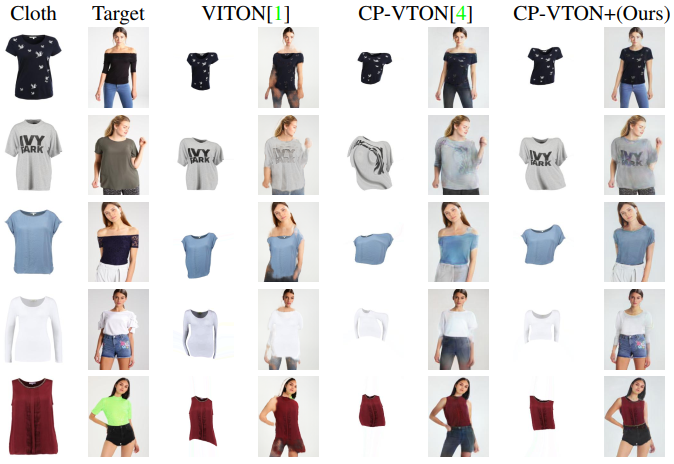
#> input picture teaser.png, 674 x 464 px, given as the content of the folder data/test/image, which was not available
$ python body_binary_masking.py
#> lines starting #> are read from the running program, lines starting #| are printed output that depends on the picture; after the words box and inside, x2 and y2 are one past the last pixel; in counts of white or black regions, pixels touching at a corner belong together; pictures that were not available may be replaced by others from this repository, and a replacement may not be noted
"""
Make updated body shape from updated segmentation
"""

import os
import numpy as np
import cv2
from PIL import Image
import sys


(cv_major, _, _) = cv2.__version__.split(".")
if cv_major != '4' and cv_major != '3':
    print('doesnot support opencv version')
    sys.exit()


# @TODO this is too simple and pixel based algorithm
def body_detection(image, seg_mask):
    # binary thresholding by blue ?
    hsv = cv2.cvtColor(image, cv2.COLOR_BGR2HSV)
    lower_blue = np.array([0, 0, 120])
    upper_blue = np.array([180, 38, 255])
    mask = cv2.inRange(hsv, lower_blue, upper_blue)
    result = cv2.bitwise_and(image, image, mask=mask)

    # binary threshold by green ?
    b, g, r = cv2.split(result)
    filter = g.copy()
    ret, mask = cv2.threshold(filter, 10, 255, 1)

    # at least original segmentation is FG
    mask[seg_mask] = 1

    return mask


def make_body_mask(data_dir, seg_dir, image_name, mask_name, save_dir=None):
    print(image_name)

    # define paths
    img_pth = os.path.join(data_dir, image_name)
    seg_pth = os.path.join(seg_dir, mask_name)

    mask_path = None
    if save_dir is not None:
        mask_path = os.path.join(save_dir, mask_name)

    # Load images
    img = cv2.imread(img_pth)
    # segm = Image.open(seg_pth)
    # the png file should be 1-ch but it is 3 ch ^^;
    gray = cv2.imread(seg_pth, cv2.IMREAD_GRAYSCALE)
    _, seg_mask = cv2.threshold(gray, 1, 255, cv2.THRESH_BINARY)

    body_mask = body_detection(img, seg_mask)
    body_mask = body_mask + seg_mask
    body_mask[seg_mask] = 1
    cv2.imwrite(mask_path, body_mask)


def main():
    # define paths

    # root_dir = "data/viton_resize"
    root_dir = "data/"
    mask_folder = "image-mask"
    seg_folder = "image-parse-new"

    # data_mode = "train"
    data_mode = "test"
    image_folder = "image"

    image_dir = os.path.join(os.path.join(root_dir, data_mode), image_folder)
    seg_dir = os.path.join(os.path.join(root_dir, data_mode), seg_folder)

    image_list = sorted(os.listdir(image_dir))
    seg_list = sorted(os.listdir(seg_dir))

    mask_dir = os.path.join(os.path.join(root_dir, data_mode), mask_folder)
    if not os.path.exists(mask_dir):
        os.makedirs(mask_dir)

    for each in zip(image_list, seg_list):
        make_body_mask(image_dir, seg_dir, each[0], each[1], mask_dir)
#> in make_body_mask, img is the input picture: shape (464, 674, 3); mean B, G, R 219.6, 219.5, 222
#> in make_body_mask, `gray = cv2.imread(seg_pth, cv2.IMREAD_GRAYSCALE)`:
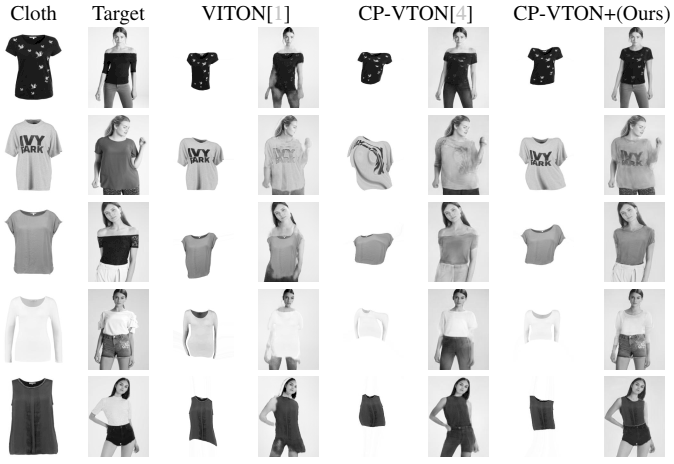
#> gray: shape (464, 674); min 0, max 255, mean 220.7
#> in make_body_mask, `_, seg_mask = cv2.threshold(gray, 1, 255, cv2.THRESH_BINARY)`:
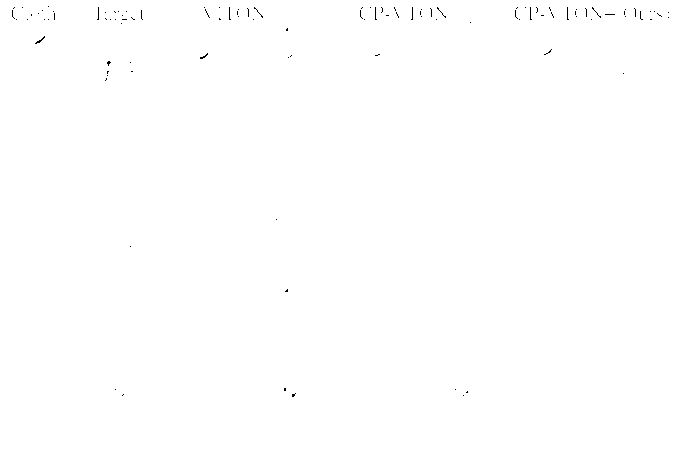
#> seg_mask: shape (464, 674); 99.9% white; black in thin lines or dots, all inside (x1, y1, x2, y2) = (12, 6, 669, 397)
#> in body_detection, `hsv = cv2.cvtColor(image, cv2.COLOR_BGR2HSV)`: hsv: shape (464, 674, 3); mean H, S, V 33.4, 17.8, 225.8
#> in body_detection, `mask = cv2.inRange(hsv, lower_blue, upper_blue)`:
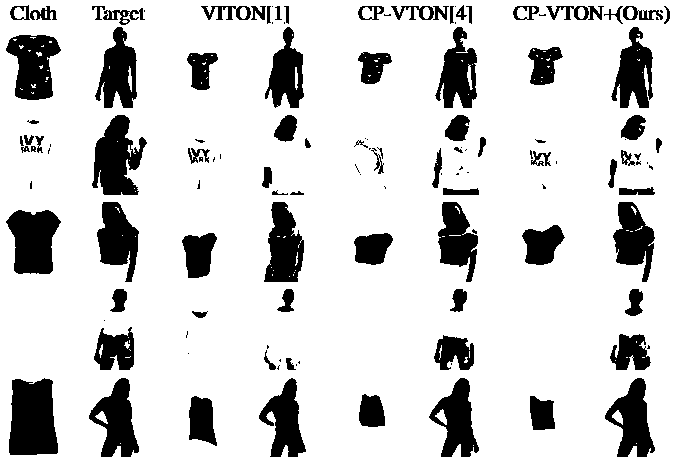
#> mask: shape (464, 674); 82.8% white; 132 black regions (48 under 20 px), largest, box (x1, y1, x2, y2) and area: (9, 378, 58, 455) 3205, (92, 115, 147, 195) 2654, (6, 210, 61, 274) 2547
#> in body_detection, `result = cv2.bitwise_and(image, image, mask=mask)`:
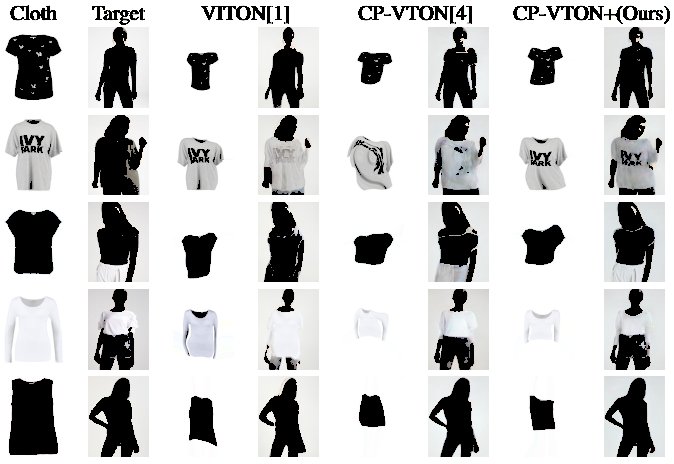
#> result: shape (464, 674, 3); mean B, G, R 202.4, 202.3, 202.1
#> in body_detection, `mask[seg_mask] = 1`:
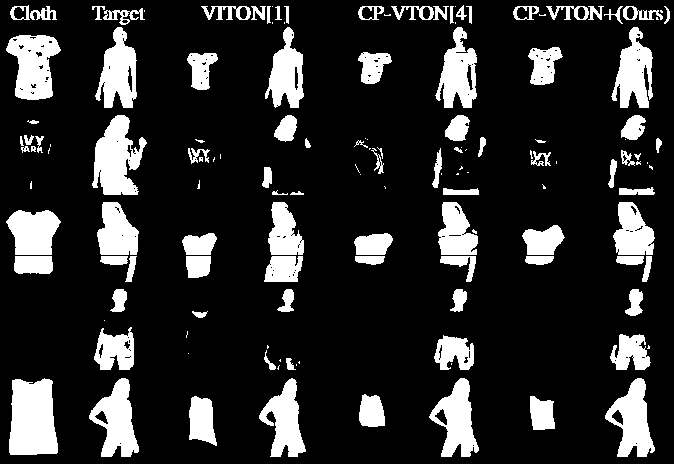
#> mask: shape (464, 674); min 0, max 255, mean 43.7
#> in make_body_mask, `body_mask[seg_mask] = 1`:
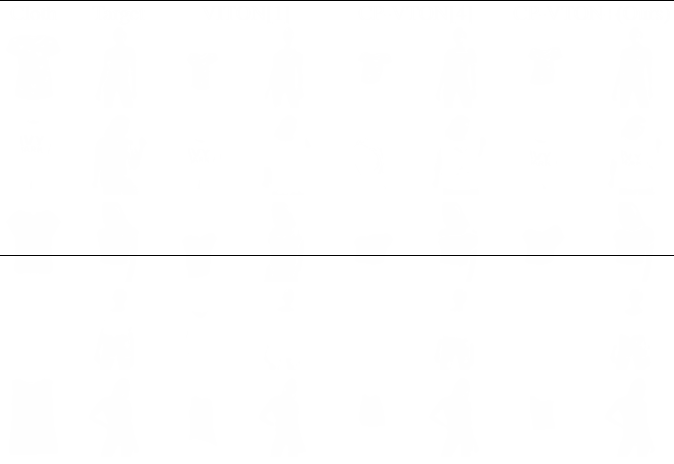
#> body_mask: shape (464, 674); min 1, max 255, mean 253.7


if __name__ == '__main__':
    main()
